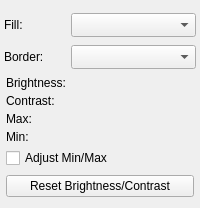
          <widget class="QWidget" name="appearance_bar_" native="true">
           <layout class="QVBoxLayout" name="verticalLayout_3">
            <property name="spacing">
             <number>2</number>
            </property>
            <property name="margin">
             <number>4</number>
            </property>
            <item>
             <widget class="QWidget" name="colors_" native="true">
              <layout class="QHBoxLayout" name="horizontalLayout_14">
               <property name="spacing">
                <number>0</number>
               </property>
               <property name="margin">
                <number>2</number>
               </property>
              </layout>
             </widget>
            </item>
            <item>
             <widget class="QWidget" name="fill_" native="true">
              <property name="minimumSize">
               <size>
                <width>0</width>
                <height>30</height>
               </size>
              </property>
              <property name="maximumSize">
               <size>
                <width>16777215</width>
                <height>32</height>
               </size>
              </property>
              <layout class="QHBoxLayout" name="horizontalLayout_7" stretch="1,2">
               <property name="spacing">
                <number>4</number>
               </property>
               <property name="margin">
                <number>0</number>
               </property>
               <item>
                <widget class="QLabel" name="label">
                 <property name="minimumSize">
                  <size>
                   <width>0</width>
                   <height>30</height>
                  </size>
                 </property>
                 <property name="maximumSize">
                  <size>
                   <width>90</width>
                   <height>30</height>
                  </size>
                 </property>
                 <property name="text">
                  <string>Fill:</string>
                 </property>
                </widget>
               </item>
               <item>
                <widget class="QComboBox" name="fill_selection_combo_">
                 <property name="minimumSize">
                  <size>
                   <width>0</width>
                   <height>24</height>
                  </size>
                 </property>
                </widget>
               </item>
              </layout>
             </widget>
            </item>
            <item>
             <widget class="QWidget" name="border_" native="true">
              <property name="minimumSize">
               <size>
                <width>0</width>
                <height>30</height>
               </size>
              </property>
              <layout class="QHBoxLayout" name="horizontalLayout_12" stretch="1,2">
               <property name="spacing">
                <number>4</number>
               </property>
               <property name="margin">
                <number>0</number>
               </property>
               <item>
                <widget class="QLabel" name="label_2">
                 <property name="minimumSize">
                  <size>
                   <width>0</width>
                   <height>30</height>
                  </size>
                 </property>
                 <property name="maximumSize">
                  <size>
                   <width>90</width>
                   <height>30</height>
                  </size>
                 </property>
                 <property name="text">
                  <string>Border:</string>
                 </property>
                </widget>
               </item>
               <item>
                <widget class="QComboBox" name="border_selection_combo_">
                 <property name="minimumSize">
                  <size>
                   <width>0</width>
                   <height>24</height>
                  </size>
                 </property>
                </widget>
               </item>
              </layout>
             </widget>
            </item>
            <item>
             <widget class="QWidget" name="bright_contrast_" native="true">
              <layout class="QVBoxLayout" name="verticalLayout_4">
               <property name="spacing">
                <number>2</number>
               </property>
               <property name="margin">
                <number>2</number>
               </property>
               <item>
                <widget class="QWidget" name="brightness_" native="true">
                 <layout class="QVBoxLayout" name="brightness_h_layout_">
                  <property name="spacing">
                   <number>2</number>
                  </property>
                  <property name="margin">
                   <number>0</number>
                  </property>
                  <item>
                   <widget class="QLabel" name="brigntness_label_">
                    <property name="sizePolicy">
                     <sizepolicy hsizetype="Preferred" vsizetype="Preferred">
                      <horstretch>0</horstretch>
                      <verstretch>0</verstretch>
                     </sizepolicy>
                    </property>
                    <property name="text">
                     <string>Brightness:</string>
                    </property>
                   </widget>
                  </item>
                  <item>
                   <widget class="QtUtils::QtSliderDoubleCombo" name="brightness_adjuster_" native="true"/>
                  </item>
                 </layout>
                </widget>
               </item>
               <item>
                <widget class="QWidget" name="contrast_" native="true">
                 <layout class="QVBoxLayout" name="contrast_h_layout_">
                  <property name="spacing">
                   <number>2</number>
                  </property>
                  <property name="margin">
                   <number>0</number>
                  </property>
                  <item>
                   <widget class="QLabel" name="contrast_label_">
                    <property name="sizePolicy">
                     <sizepolicy hsizetype="Preferred" vsizetype="Preferred">
                      <horstretch>0</horstretch>
                      <verstretch>0</verstretch>
                     </sizepolicy>
                    </property>
                    <property name="minimumSize">
                     <size>
                      <width>0</width>
                      <height>0</height>
                     </size>
                    </property>
                    <property name="maximumSize">
                     <size>
                      <width>16777215</width>
                      <height>16777215</height>
                     </size>
                    </property>
                    <property name="text">
                     <string>Contrast:</string>
                    </property>
                   </widget>
                  </item>
                  <item>
                   <widget class="QtUtils::QtSliderDoubleCombo" name="contrast_adjuster_" native="true"/>
                  </item>
                 </layout>
                </widget>
               </item>
               <item>
                <widget class="QWidget" name="display_max_" native="true">
                 <layout class="QVBoxLayout" name="verticalLayout_14">
                  <property name="spacing">
                   <number>2</number>
                  </property>
                  <property name="margin">
                   <number>0</number>
                  </property>
                  <item>
                   <widget class="QLabel" name="label_4">
                    <property name="text">
                     <string>Max:</string>
                    </property>
                   </widget>
                  </item>
                  <item>
                   <widget class="QtUtils::QtSliderDoubleCombo" name="display_max_adjuster_" native="true"/>
                  </item>
                 </layout>
                </widget>
               </item>
               <item>
                <widget class="QWidget" name="display_min_" native="true">
                 <layout class="QVBoxLayout" name="verticalLayout_15">
                  <property name="spacing">
                   <number>2</number>
                  </property>
                  <property name="margin">
                   <number>0</number>
                  </property>
                  <item>
                   <widget class="QLabel" name="label_6">
                    <property name="text">
                     <string>Min:</string>
                    </property>
                   </widget>
                  </item>
                  <item>
                   <widget class="QtUtils::QtSliderDoubleCombo" name="display_min_adjuster_" native="true"/>
                  </item>
                 </layout>
                </widget>
               </item>
               <item>
                <widget class="QCheckBox" name="adjust_minmax_checkbox_">
                 <property name="toolTip">
                  <string>Adjust the contrast/brightness by setting the minimum and maximum gray value</string>
                 </property>
                 <property name="text">
                  <string>Adjust Min/Max</string>
                 </property>
                </widget>
               </item>
               <item>
                <widget class="QWidget" name="widget_4" native="true">
                 <property name="minimumSize">
                  <size>
                   <width>0</width>
                   <height>32</height>
                  </size>
                 </property>
                 <layout class="QHBoxLayout" name="horizontalLayout_15">
                  <property name="spacing">
                   <number>0</number>
                  </property>
                  <property name="margin">
                   <number>0</number>
                  </property>
                  <item>
                   <widget class="QPushButton" name="reset_brightness_contrast_button_">
                    <property name="toolTip">
                     <string>Reset contrast brightness to its default values</string>
                    </property>
                    <property name="text">
                     <string>Reset Brightness/Contrast</string>
                    </property>
                   </widget>
                  </item>
                 </layout>
                </widget>
               </item>
              </layout>
             </widget>
            </item>
           </layout>
          </widget>
